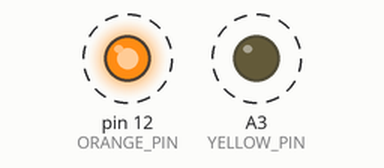
Recording of a sketch running on a simulated Arduino Uno, built with avr-gcc and run on an emulated ATmega328P. On the bench: output pins drawn as LEDs (lit = HIGH). Dashed ring = blinking. What the sketch prints to the serial monitor is not drawn.

Above: at 0.3 s.
Timing chart, 0 to 3.2 s (numbered marks = the images above):
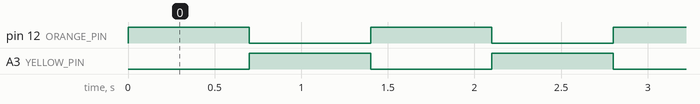

The sketch:

05_status_leds.ino
```cpp
#include <Arduino.h>

const uint8_t ORANGE_PIN = 12;
const uint8_t YELLOW_PIN = A3;

void setup() {
  Serial.begin(115200);
  pinMode(ORANGE_PIN, OUTPUT);
  pinMode(YELLOW_PIN, OUTPUT);
  digitalWrite(ORANGE_PIN, LOW);
  digitalWrite(YELLOW_PIN, LOW);
  Serial.println(F("TEST 05: orange D12 / yellow A3"));
}

void loop() {
  digitalWrite(ORANGE_PIN, HIGH);
  digitalWrite(YELLOW_PIN, LOW);
  Serial.println(F("orange ON"));
  delay(700);
  digitalWrite(ORANGE_PIN, LOW);
  digitalWrite(YELLOW_PIN, HIGH);
  Serial.println(F("yellow ON"));
  delay(700);
}
```

Measured:
- by itself, pin 12 (ORANGE_PIN), A3 (YELLOW_PIN): alternates HIGH for 0.70 s and LOW for 0.70 s
